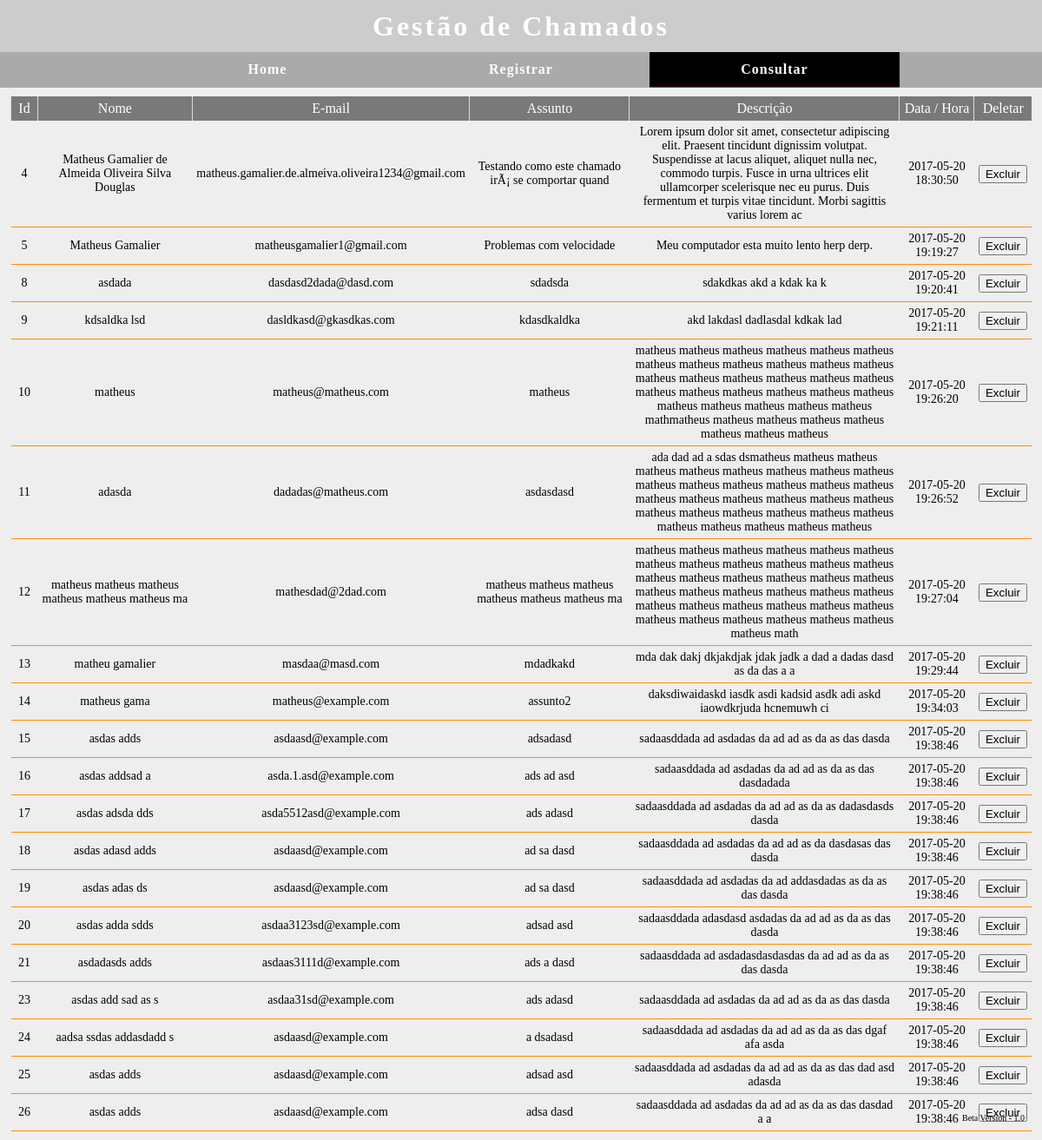
/consultar.php, run on the app's committed database.
### tables this page shows
CREATE TABLE `chamado` (
  `id` bigint(20) UNSIGNED NOT NULL,
  `nome` varchar(50) NOT NULL,
  `email` varchar(50) NOT NULL,
  `assunto` varchar(50) NOT NULL,
  `descricao` varchar(300) NOT NULL,
  `data` datetime NOT NULL DEFAULT CURRENT_TIMESTAMP
);

### consultar.php (the view, shortened to what this page needs)
<!DOCTYPE html>
<html>
    <head>
        <link rel="stylesheet" type="text/css" href="css/custom.css">
    </head>
    <body>
        <header>
            <h1>Gestão de Chamados</h1>
        </header>
        <nav id="menu">
            <ul>
                <li><a href="index.php">Home</a></li>
                <li><a href="registrar.php">Registrar</a></li>
                <li><a class="active" href="consultar.php">Consultar</a></li>
            </ul>
        </nav>
        <table border="0">
            <tr>
                <th width="20">Id</th>
                <th>Nome</th>
                <th>E-mail</th>
                <th>Assunto</th>
                <th width="300">Descrição</th>
                <th width="75">Data / Hora</th>
                <th>Deletar</th>
            </tr>
            <?php
            $strcon = mysqli_connect('localhost', 'root', '', 'ifsp') or die('Erro ao conectar ao banco de dados');
            $sql = "SELECT * FROM chamado";
            $result = $strcon->query($sql);
            if ($result->num_rows > 0) {
                while ($row = $result->fetch_assoc()) {
                    ?>
                    <tr>
                        <td><?php echo $row["id"] ?></td>
                        <td><?php echo $row["nome"] ?></td>
                        <td><?php echo $row["email"] ?></td>
                        <td><?php echo $row["assunto"] ?></td>
                        <td><?php echo $row["descricao"] ?></td>
                        <td><?php echo $row["data"] ?></td>
                        <td><input type="button" onClick="excluir(<?php echo $row['id']; ?>)" name="excluir" value="Excluir"></td>
                    </tr>
                    <?php
                }
            } else {
                echo "0 results";
            }
            ?>
            <p class="versao">
                Beta Version - 1.0
            </p>
    </body>
</html>

### css/custom.css (style rules this page uses)
body { background: #eee; margin: 0px; padding: 0px; }
header { background: #ccc; height: 60px; text-align: center; }
header h1 { margin: 0px; padding: 0px; line-height: 60px; letter-spacing: 3px; color: #fff; }
nav#menu { text-align: center; background: #aaa; }
nav#menu ul { margin: 0px; padding: 0px; }
nav#menu ul li { margin: 0px; padding: 0px; }
nav#menu ul li { list-style: none; display: inline-block; width: 24%; line-height: 40px; margin: 0px; padding: 0px; }
nav#menu ul li a { display: block; color: #fff; font-weight: bold; letter-spacing: 1px; text-decoration: none; }
.active { background: #000; color: #fff !important; border-bottom: solid 1px #f00; }
p.versao { font-size: 10px; position: fixed; bottom: 10px; right: 20px; }
table { border-collapse: collapse; width: 98%; margin: 10px auto; }
th, td { text-align: left; padding: 5px; font-weight: normal; }
td { font-size: 14px; border-bottom: solid 1px #FF8C00; text-align: center }
th { background-color: #797979; color: white; border-left: solid 1px #ddd; text-align: center; }

### data on the page
chamado: id "4", nome "Matheus Gamalier de Almeida Oliveira Silva Douglas", email "matheus.gamalier.de.almeiva.oliveira1234@gmail.com", assunto "Testando como este chamado irÃ¡ se comportar quand", descricao "Lorem ipsum dolor sit amet, consectetur adipiscing elit. Praesent tincidunt dignissim volutpat. Suspendisse at lacus aliquet, aliquet nulla nec, commodo turpis. Fusce in urna ultrices elit ullamcorper scelerisque nec eu purus. Duis fermentum et turpis vitae tincidunt. Morbi sagittis varius lorem ac", data "2017-05-20 18:30:50"
chamado: id "5", nome "Matheus Gamalier", email "matheusgamalier1@gmail.com", assunto "Problemas com velocidade", descricao "Meu computador esta muito lento herp derp.", data "2017-05-20 19:19:27"
chamado: id "8", nome "asdada", email "dasdasd2dada@dasd.com", assunto "sdadsda", descricao "sdakdkas akd a kdak ka k", data "2017-05-20 19:20:41"
chamado: id "9", nome "kdsaldka lsd", email "dasldkasd@gkasdkas.com", assunto "kdasdkaldka", descricao "akd lakdasl dadlasdal kdkak lad", data "2017-05-20 19:21:11"
chamado: id "10", nome "matheus", email "matheus@matheus.com", assunto "matheus", descricao "matheus matheus matheus matheus matheus matheus matheus matheus matheus matheus matheus matheus matheus matheus matheus matheus matheus matheus matheus matheus matheus matheus matheus matheus matheus matheus matheus matheus matheus mathmatheus matheus matheus matheus matheus matheus matheus matheus", data "2017-05-20 19:26:20"
chamado: id "11", nome "adasda", email "dadadas@matheus.com", assunto "asdasdasd", descricao "ada dad ad a sdas dsmatheus matheus matheus matheus matheus matheus matheus matheus matheus matheus matheus matheus matheus matheus matheus matheus matheus matheus matheus matheus matheus matheus matheus matheus matheus matheus matheus matheus matheus matheus matheus matheus", data "2017-05-20 19:26:52"
chamado: id "12", nome "matheus matheus matheus matheus matheus matheus ma", email "mathesdad@2dad.com", assunto "matheus matheus matheus matheus matheus matheus ma", descricao "matheus matheus matheus matheus matheus matheus matheus matheus matheus matheus matheus matheus matheus matheus matheus matheus matheus matheus matheus matheus matheus matheus matheus matheus matheus matheus matheus matheus matheus matheus matheus matheus matheus matheus matheus matheus matheus math", data "2017-05-20 19:27:04"
chamado: id "13", nome "matheu gamalier", email "masdaa@masd.com", assunto "mdadkakd", descricao "mda dak dakj dkjakdjak jdak jadk a dad a dadas dasd as da das a a", data "2017-05-20 19:29:44"
chamado: id "14", nome "matheus gama", email "matheus@example.com", assunto "assunto2", descricao "daksdiwaidaskd iasdk asdi kadsid asdk adi askd iaowdkrjuda hcnemuwh ci", data "2017-05-20 19:34:03"
chamado: id "15", nome "asdas adds", email "asdaasd@example.com", assunto "adsadasd", descricao "sadaasddada ad asdadas da ad ad as da as das dasda", data "2017-05-20 19:38:46"
chamado: id "16", nome "asdas addsad a", email "asda.1.asd@example.com", assunto "ads ad asd", descricao "sadaasddada ad asdadas da ad ad as da as das dasdadada", data "2017-05-20 19:38:46"
chamado: id "17", nome "asdas adsda dds", email "asda5512asd@example.com", assunto "ads adasd", descricao "sadaasddada ad asdadas da ad ad as da as dadasdasds dasda", data "2017-05-20 19:38:46"
chamado: id "18", nome "asdas adasd adds", email "asdaasd@example.com", assunto "ad sa dasd", descricao "sadaasddada ad asdadas da ad ad as da dasdasas das dasda", data "2017-05-20 19:38:46"
chamado: id "19", nome "asdas adas ds", email "asdaasd@example.com", assunto "ad sa dasd", descricao "sadaasddada ad asdadas da ad addasdadas as da as das dasda", data "2017-05-20 19:38:46"
chamado: id "20", nome "asdas adda sdds", email "asdaa3123sd@example.com", assunto "adsad asd", descricao "sadaasddada adasdasd asdadas da ad ad as da as das dasda", data "2017-05-20 19:38:46"
chamado: id "21", nome "asdadasds adds", email "asdaas3111d@example.com", assunto "ads a dasd", descricao "sadaasddada ad asdadasdasdasdas da ad ad as da as das dasda", data "2017-05-20 19:38:46"
chamado: id "23", nome "asdas add sad as s", email "asdaa31sd@example.com", assunto "ads adasd", descricao "sadaasddada ad asdadas da ad ad as da as das dasda", data "2017-05-20 19:38:46"
chamado: id "24", nome "aadsa ssdas addasdadd s", email "asdaasd@example.com", assunto "a dsadasd", descricao "sadaasddada ad asdadas da ad ad as da as das dgaf afa asda", data "2017-05-20 19:38:46"
chamado: id "25", nome "asdas adds", email "asdaasd@example.com", assunto "adsad asd", descricao "sadaasddada ad asdadas da ad ad as da as das dad asd adasda", data "2017-05-20 19:38:46"
chamado: id "26", nome "asdas adds", email "asdaasd@example.com", assunto "adsa dasd", descricao "sadaasddada ad asdadas da ad ad as da as das dasdad a a", data "2017-05-20 19:38:46"
